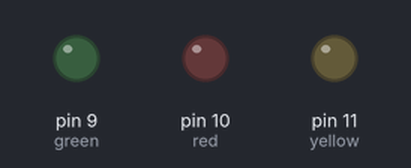
This sketch was run on a simulated Arduino Uno, built with avr-gcc and run on an emulated ATmega328P. On the bench: output pins drawn as LEDs (lit = HIGH).

Above: at 1.0 s.
At 2.5 s:
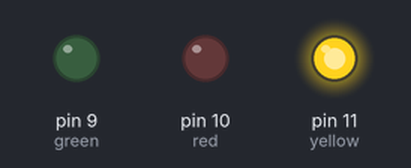
At 3.06 s:
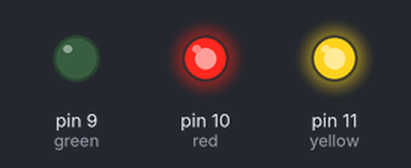
At 3.6 s:
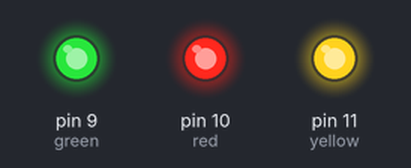
Timing chart, 0 to 5.3 s (numbered marks = the images above):
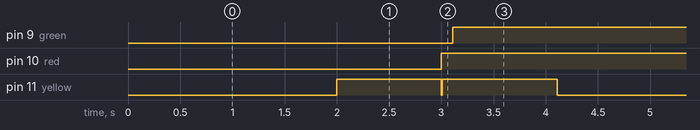

Measured:
- by itself, pin 9 (green): alternates HIGH for 4.0 s and LOW for 0.10 s
- by itself, pin 10 (red): alternates HIGH for 3.1 s and LOW for 1.0 s
- by itself, pin 11 (yellow): repeats every 4.1 s: LOW 0.01 s, HIGH 1.1 s, LOW 2.0 s, HIGH 1.0 s

The sketch:

SlingShot.ino
```cpp
int red = 10;
int yellow = 11;
int green = 9;

void setup() {
  pinMode(red, OUTPUT);
  pinMode(yellow, OUTPUT);
  pinMode(green, OUTPUT);
}

void middleLight(int yellowlight){
  digitalWrite(yellow, LOW);
  delay(yellowlight);
  digitalWrite(yellow, HIGH);
}

void rightLight(int redlight){
  digitalWrite(red, LOW);
  delay(redlight);
  digitalWrite(red, HIGH);
}

void leftLight(int greenlight){
  digitalWrite(green, LOW);
  delay(greenlight);
  digitalWrite(green, HIGH);
  delay(1000);
}


void loop() {
  middleLight(2000);
  rightLight(1000);
  middleLight(10);
  leftLight(100);
}
```
